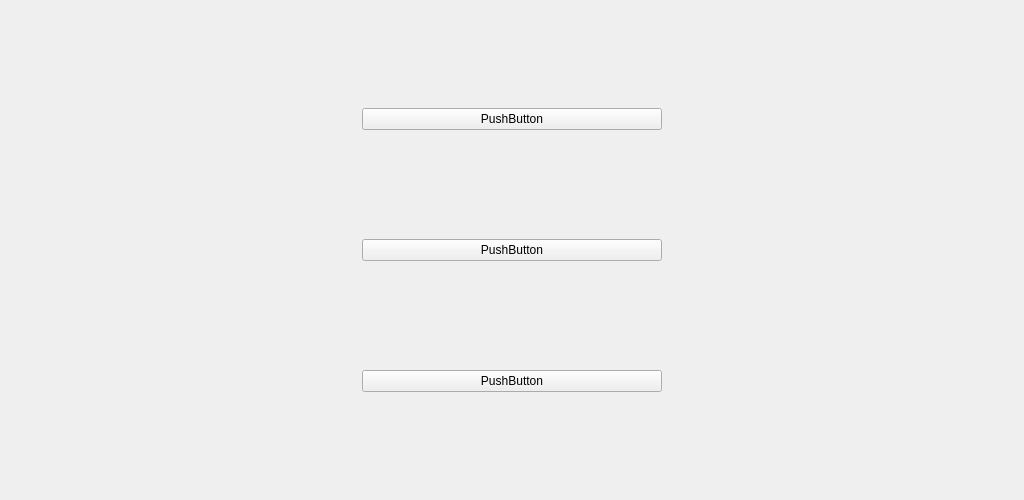
<?xml version="1.0" encoding="UTF-8"?>
<ui version="4.0">
 <class>GameInstanceWindow</class>
 <widget class="QMainWindow" name="GameInstanceWindow">
  <property name="geometry">
   <rect>
    <x>0</x>
    <y>0</y>
    <width>1024</width>
    <height>500</height>
   </rect>
  </property>
  <property name="windowTitle">
   <string>MainEditor</string>
  </property>
  <widget class="QWidget" name="centralwidget">
   <layout class="QHBoxLayout" name="horizontalLayout">
    <property name="spacing">
     <number>1</number>
    </property>
    <property name="sizeConstraint">
     <enum>QLayout::SetDefaultConstraint</enum>
    </property>
    <property name="leftMargin">
     <number>0</number>
    </property>
    <property name="topMargin">
     <number>0</number>
    </property>
    <property name="rightMargin">
     <number>0</number>
    </property>
    <property name="bottomMargin">
     <number>0</number>
    </property>
    <item>
     <layout class="QGridLayout" name="gridLayout">
      <property name="sizeConstraint">
       <enum>QLayout::SetDefaultConstraint</enum>
      </property>
      <item row="3" column="0">
       <widget class="QPushButton" name="pushButton">
        <property name="maximumSize">
         <size>
          <width>300</width>
          <height>16777215</height>
         </size>
        </property>
        <property name="text">
         <string>PushButton</string>
        </property>
       </widget>
      </item>
      <item row="2" column="0">
       <widget class="QPushButton" name="pushButton_3">
        <property name="text">
         <string>PushButton</string>
        </property>
       </widget>
      </item>
      <item row="0" column="0">
       <widget class="QPushButton" name="pushButton_2">
        <property name="text">
         <string>PushButton</string>
        </property>
       </widget>
      </item>
     </layout>
    </item>
   </layout>
  </widget>
 </widget>
 <resources/>
 <connections/>
</ui>
